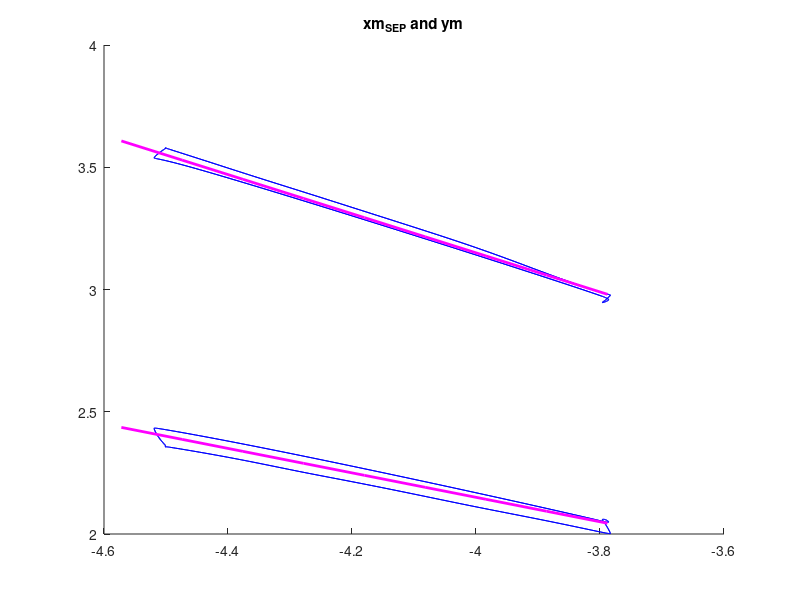

Source code (MATLAB): (Note: this script raises an error after producing the figure.)


load CVworkspace.mat 

%% Original Triseg passive curve 

%Amref = 0.975*80; 

k_pas = 22 ; 
L_0 = 1.6 ; 
L_C = 1.8 ;
g_2 = 3; 
g_1 = 22 ; 

k_act = 7.5*96; 
SLrest = 1.51; 
LSEiso = 0.04; 


SLo = [1.8:.05:2.2] ; 

xm = -1.96 * SLo - 0.26; 

%xm   = -4.6:.01:-3.8; 
xm_s = -0.5 * xm + 0.15; % Plotted xm_LV vs xm_SEP and got approximately this line 
y   = -0.8 * xm - 0.05; % Plotted xm_LV vs ym and got approximately this line

figure(110)
clf
hold on 
plot(xm_LV,xm_SEP,'b')
plot(xm,xm_s,'m','linewidth',2)
plot(xm_LV,ym,'b')
plot(xm,y,'m','linewidth',2)
title('xm_{SEP} and ym')

Vm = (pi/6) .* xm .* (xm.^2 + 3 * y.^2);
Vm_s = (pi/6) .* xm_s .* (xm_s.^2 + 3 * y.^2); 
Am = pi * (xm.^2 + y.^2); 
Cm = 2 * xm ./ (xm.^2 + y.^2); 
z  =  3 .* Cm .* Vw_l ./ (2 .* Am); 

%epsf = (1/2)*log(Am/Amref) - (1/12).*z.^2 - 0.019.*z.^4; 
epsf = (1/2)*log(Am) - (1/12).*z.^2 - 0.019.*z.^4; 

% SLo1 = Lsref * exp(epsf); 
% 
% figure(130) 
% plot(SLo,SLo1)
% return 

sigmapas1 = k_pas * (SLo  - L_0)  + g_1 * max(0,SLo - L_C).^g_2;

V_D = -1/2 * Vw_l - 1/2 * Vw_s + Vm_s - Vm; 


CC = -0.64 * (SLo - 1.75).^0.28 + 0.45 * (SLo - 1) ; %Used curve fitting tool to fit diastolic curve of activation function  

figure(111)
clf
hold on 
plot(SLo_LV,C_LV,'b')
plot(SLo,CC,'m','linewidth',2)
title('SL vs activation function')

SL = SLo - 0.04; % Plotted SLo_LV vs SL_LV and got this line 

figure(112)
clf
hold on 
plot(SLo_LV,SL_LV,'b')
plot(SLo,SL,'m','linewidth',2)
title('SL follower')

sigmaact = k_act .* CC .* (SL - SLrest) .* (SLo - SL) / LSEiso; 
sigma = sigmapas1 + sigmaact; 
Tm = (Vw_l .* sigma ./ (2 .* Am)) .* (1 + (1/3) * z.^2 + (1/5) * z.^4); 
Tx = Tm .* 2 .* xm .* y ./ (xm.^2  + y.^2); 
P_D = - 2 * Tx ./ y; 

figure(113)
clf
hold on 
plot(SLo_LV,sigmapas_LV,'b')
plot(SLo,sigmapas1,'m','linewidth',2) 
title('\sigma_{pas}')

figure(114) 
clf
hold on 
plot(SLo_LV,V_LV,'b')
plot(SLo,V_D,'m','linewidth',2)
title('SL vs V')

figure(115)
clf
hold on 
plot(SLo_LV,P_LV,'b')
plot(SLo,P_D,'m','linewidth',2)
title('SL vs P')

figure(116)
clf
hold on
plot(V_LV,P_LV,'b')
plot(V_D,P_D,'m','linewidth',2) 
title('PV loop')

figure(117)
clf
hold on 
plot(SLo_LV,sigmaact_LV,'b')
plot(SLo,sigmaact,'m','linewidth',2)
title('\sigma_{act}')



% return 
%  
% 
% %% Scaled passive curve parameters to Amref to predict the same passive curve
% 
% epsf_hat = (1/2)*log(Am) - (1/12).*z.^2 - 0.019.*z.^4; 
% 
% Lsref_hat = Lsref /sqrt(Amref); 
% 
% SLo_hat = Lsref_hat * exp(epsf_hat); 
% 
% % k_pas_hat = k_pas / sqrt(Amref); 
% % L_0_hat = L_0 * sqrt(Amref); 
% % g_1_hat = g_1 / sqrt(Amref)^g_2;
% % L_C_hat = L_C * sqrt(Amref); 
% 
% %sigmapas2 = k_pas_hat * (SLo_hat  - L_0_hat)  + g_1_hat * max(0,SLo_hat - L_C_hat).^g_2;
% sigmapas2 = k_pas * (SLo_hat  - L_0)  + g_1 * max(0,SLo_hat - L_C).^g_2;
% 
% 
% figure(113)
% hold on  
% plot(SLo_hat,sigmapas2,'r')








